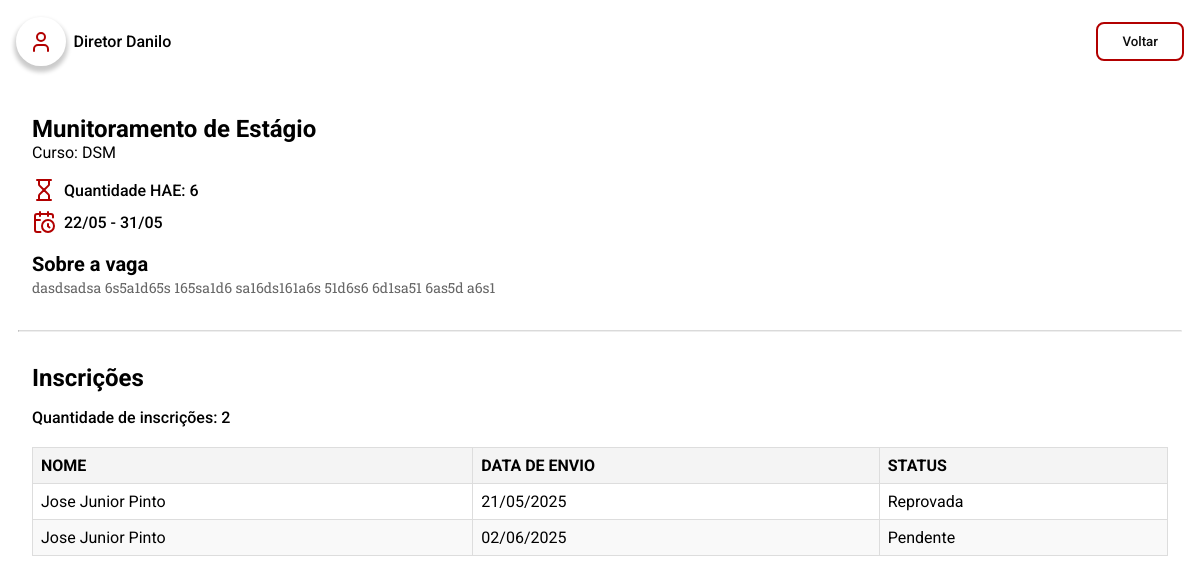
The app's page /pages/admin/preview/hae.admin.php?id=1 (signed in) with its own data.
### tables this page shows
CREATE TABLE `tb_hae` (
  `id_hae` int NOT NULL,
  `titulo` varchar(60) NOT NULL,
  `tip_hae` varchar(30) NOT NULL,
  `quant_hae` int NOT NULL,
  `descricao` varchar(500) NOT NULL,
  `data_inicio` date NOT NULL,
  `data_final` date NOT NULL
);

CREATE TABLE `tb_inscricao` (
  `id_inscricao` int NOT NULL,
  `id_docente` int DEFAULT NULL,
  `id_hae` int DEFAULT NULL,
  `data_envio` datetime NOT NULL,
  `quant_hae` int DEFAULT NULL,
  `outras_fatecs` int DEFAULT NULL,
  `id_projeto` int DEFAULT NULL,
  `status` enum('Pendente','Em análise','Aprovada','Reprovada') NOT NULL DEFAULT 'Pendente'
);

CREATE TABLE `tb_docente` (
  `id_docente` int NOT NULL,
  `nome` varchar(60) NOT NULL,
  `RG` varchar(12) NOT NULL,
  `email` varchar(100) NOT NULL,
  `matricula` int NOT NULL,
  `turno` varchar(8) NOT NULL,
  `senha` varchar(25) NOT NULL,
  `cargo` enum('Professor','Coordenador','Secretaria','Diretor') NOT NULL,
  `outras_fatecs` int DEFAULT NULL,
  `curso` varchar(4) DEFAULT NULL
);

### server/model/HAE.php (called while the page is built, shortened)
<?php
include_once __DIR__ . "/Database.php";
class HAE
{
    public Database $db;
    public function __construct($id_hae = null, $titulo = '', $descricao = '', $data_inicio = '', $data_final = '', $quant_hae = 0, $tip_hae = '')
    {
        $this->db = new Database();
        $this->db->connect_to();
        if ($id_hae !== null) {
            $this->titulo = $titulo;
            $this->descricao = $descricao;
            $this->data_inicio = $data_inicio;
            $this->data_final = $data_final;
            $this->quant_hae = $quant_hae;
            $this->tip_hae = $tip_hae;
        }
    }
    public function getHAEById(int $id_hae): ?HAE
    {
        $query = "SELECT * FROM tb_hae WHERE id_hae = :id_hae";
        $stmt = $this->db->get_PDO()->prepare($query);
        $stmt->bindParam(':id_hae', $id_hae);
        $stmt->execute();
        $result = $stmt->fetch(PDO::FETCH_ASSOC);
        if ($result) {
            return new self(
                $result['id_hae'],
                $result['titulo'],
                $result['descricao'],
                $result['data_inicio'],
                $result['data_final'],
                $result['quant_hae'],
                $result['tip_hae']
            );
        }
        return null;
    }
}

### server/model/Database.php (called while the page is built, shortened)
<?php
class Database
{
    private string $host = 'localhost';
    private string $db   = 'pi_fatec';
    private string $user = 'root';
    private string $pass = 'root';
    private string $charset = 'utf8mb4';
    private PDO | null $pdo = null;
    public function connect_to()
    {
        $dsn = "mysql:host={$this->host};dbname={$this->db};charset={$this->charset}";
        try {
            $this->pdo = new PDO($dsn, $this->user, $this->pass);
            $this->pdo->setAttribute(PDO::ATTR_ERRMODE, PDO::ERRMODE_EXCEPTION);
        } catch (PDOException $e) {
            echo "❌ Connection failed: " . $e->getMessage();
        }
    }
    public function is_connected()
    {
        return isset($this->pdo);
    }
    public function get_PDO(): PDO | null
    {
        return $this->is_connected() ? $this->pdo : null;
    }
}

### server/model/Inscricao.php (called while the page is built, shortened)
<?php
include_once __DIR__ . "/Database.php";
class Inscricao
{
    public Database $db;
    public function __construct($id_inscricao = null, $id_docente = null, $id_hae = null, $id_projeto = null, $data_envio = '', $quant_hae = 0, $outras_fatecs = 0, $status = 'Pendente')
    {
        $this->db = new Database();
        $this->db->connect_to();
    }
    public function countSubscriptions($id_hae)
    {
        $query = "SELECT COUNT(*) as count FROM tb_inscricao WHERE id_hae = :id_hae";
        $stmt = $this->db->get_PDO()->prepare($query);
        $stmt->bindParam(':id_hae', $id_hae);
        $stmt->execute();
        $result = $stmt->fetch(PDO::FETCH_ASSOC);
        return $result['count'];
    }
    public function getMySubscriptionsByHae($id_hae)
    {
        $query = "SELECT i.*, d.*, h.* FROM tb_inscricao i JOIN tb_docente d ON i.id_docente = d.id_docente JOIN tb_hae h ON i.id_hae = h.id_hae WHERE i.id_hae = :id_hae";
        $stmt = $this->db->get_PDO()->prepare($query);
        $stmt->bindParam(':id_hae', $id_hae);
        $stmt->execute();
        $result = $stmt->fetchAll(PDO::FETCH_ASSOC);
        if ($result) {
            return $result;
        } else {
            return [];
        }
    }
}

### pages/admin/preview/hae.admin.php (the view, shortened to what this page needs)
<?php
require_once __DIR__ . "/../../../server/model/HAE.php";
require_once __DIR__ . "/../../../server/model/Inscricao.php";
if (isset($_GET['id'])) {
  $id = $_GET['id'];
  $id = intval($id);
  $hae = new HAE();
  $hae = $hae->getHAEById($id);
  $inscricao = new Inscricao();
  $inscricao = $inscricao->countSubscriptions($id);
}
?>
<!DOCTYPE html>
<html lang="pt-br">
<head>
  <link rel="stylesheet" href="../../../styles/components.css" />
  <link rel="stylesheet" href="../../../styles/formulario.css" />
  <link rel="stylesheet" href="../../../styles/global.css" />
  <link rel="stylesheet" href="../../../styles/edital.resultado.css" />
</head>
<body>
  <header-fatec data-button-title="Voltar" data-button-href="../haes.admin.php"></header-fatec>
  <section id="hae-section">
    <div id="hae-container">
      <div>
        <h1><?php echo $hae->titulo; ?></h1>
        <p>Curso: <?php echo $hae->tip_hae; ?></p>
      </div>
      <div class="hae-container-header">
        <span class="hae-container-header-info">
          <img src="../../../public/icons/hourglass.svg" alt="" />
          <p>Quantidade HAE: <?php echo $hae->quant_hae; ?></p>
        </span>
        <span class="hae-container-header-info">
          <img src="../../../public/icons/calendar-clock.svg" alt="" />
          <p><?php echo date('d/m', strtotime($hae->data_inicio)); ?> - <?php echo date("d/m", strtotime($hae->data_final)); ?></p>
        </span>
      </div>
    </div>
    <div id="about-container">
      <h3>Sobre a vaga</h3>
      <p><?php echo $hae->descricao; ?></p>
    </div>
  </section>
  <hr />
  <main>
    <div class="table-container">
      <div id="hae-container">
        <h2>Inscrições</h2>
        <p>Quantidade de inscrições: <?php echo $inscricao; ?></p>
      </div>
      <table class="hae-table">
        <thead>
          <tr>
            <th>Nome</th>
            <th>Data de envio</th>
            <th>Status</th>
          </tr>
        </thead>
        <tbody>
          <?php
          $inscricao = new Inscricao();
          $inscricao = $inscricao->getMySubscriptionsByHae($id);
          foreach ($inscricao as $i) {
            echo "<tr>";
            echo "<td>" . $i['nome'] . "</td>";
            echo "<td>" . date("d/m/Y", strtotime($i['data_envio'])) . "</td>";
            echo "<td>" . $i['status'] . "</td>";
            echo "</tr>";
          }
          ?>
        </tbody>
      </table>
    </div>
  </main>
</body>
</html>

### styles/formulario.css (style rules this page uses)
#hae-section, #form-section { display: flex; flex-direction: column; padding: 2rem; }
#hae-container { display: flex; flex-direction: column; gap: 1rem; font-family: "Roboto", sans-serif; }
#hae-container > p { font-weight: 500; }
.hae-container-header { display: flex; flex-direction: column; gap: 0.5rem; }
.hae-container-header-info { display: flex; align-items: center; gap: 0.5rem; font-weight: 500; }
#about-container { margin-top: 1rem; }
#about-container h3 { font-size: var(--text-xl-font-size); line-height: var(--text-xl-line-height); font-family: "Roboto", sans-serif; }
#about-container p, #about-container li { font-family: "Roboto Slab"; font-size: var(--text-sm-font-size); line-height: var(--text-sm-line-height); color: var(--fatec-gray-500); }
hr { width: 97%; border-top: 1px solid #dadada; border-radius: 5px; margin: 0 auto; }

### styles/global.css (style rules this page uses)
:root { --fatec-red-400: #d32719; --fatec-red-500: #b20000; --fatec-red-700: #7e0000; --fatec-white-500: #f7f7f2; --fatec-dark-500: #0d0d0d; --fatec-gray-500: #666666; --fatec-gray-300: #dadada; --fatec-blue-500: #005c6d; --fatec-blue-700: #004854; --fatec-lightblue-500: #00c1cf; --fatec-lightblue-600: #00d8e8; --sm: 640px; --md: 768px; --lg: 1024px; --xl: 1280px; --2xl: 1536px; --text-xs-font-size: 0.75rem; --text-sm-font-size: 0.875rem; --text-base-font-size: 1rem; --text-lg-font-size: 1.125rem; --text-xl-font-size: 1.25rem; --text-2xl-font-size: 1.5rem; --text-xs-line-height: 1rem; --text-sm-line-height: 1.25rem; --text-base-line-height: 1.5rem; --text-lg-line-height: 1.75rem; --text-xl-line-height: 1.75rem; }
*::before, *::after { box-sizing: border-box; }
* { padding: 0; margin: 0; box-sizing: border-box; }
body { -webkit-font-smoothing: antialiased; -moz-osx-font-smoothing: grayscale; text-rendering: optimizeLegibility !important; }

### styles/edital.resultado.css (style rules this page uses)
.table-container { overflow: scroll; padding: 1rem; }
@media (min-width: 625px) { .table-container { overflow: hidden; padding: 2rem; } }
.hae-table { width: 100%; border-collapse: collapse; margin: 20px 0; font-size: 16px; text-align: left; font-family: "Roboto", sans-serif; }
.hae-table thead { background-color: #f4f4f4; }
.hae-table th, .hae-table td { border: 1px solid #ddd; padding: 8px; }
.hae-table th { font-weight: bold; text-transform: uppercase; }
.hae-table tbody tr:nth-child(even) { background-color: #f9f9f9; }

### records on screen
tb_hae: titulo "Munitoramento de Estágio", tip_hae "DSM", quant_hae "6", data_inicio "22/05", data_final "31/05", descricao "dasdsadsa 6s5a1d65s 165sa1d6 sa16ds161a6s 51d6s6 6d1sa51 6as5d a6s1"
tb_inscricao: id_docente.nome "Jose Junior Pinto", data_envio "21/05/2025", status "Reprovada"
tb_inscricao: id_docente.nome "Jose Junior Pinto", data_envio "02/06/2025", status "Pendente"

### other values on screen
$inscricao "2"
